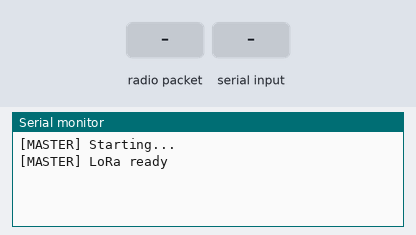
The sketch below on a simulated ESP32. Shown: the last lines printed to the serial monitor. The inputs (shaded band) are chosen by the test bench. No radio packets arrive unless stated.

Above: at 2.2 s.
2.3 s: radio packet "A1" arrives
At 3.5 s:
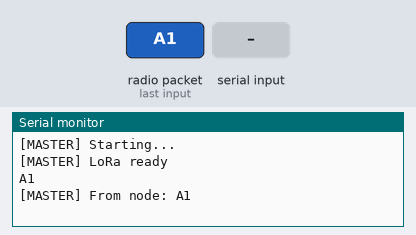
3.8 s: "A1\n" received over Serial
At 4.9 s:
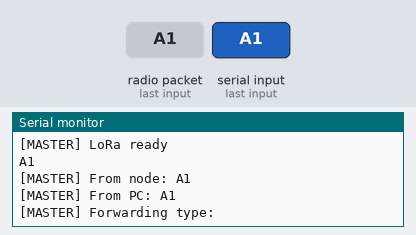
5.3 s: radio packet "1" arrives
At 6.0 s:
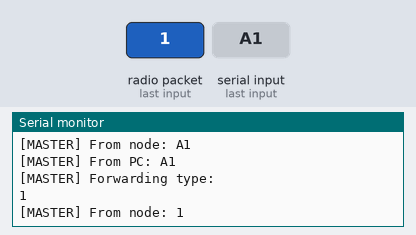
6.8 s: "1\n" received over Serial
At 7.2 s:
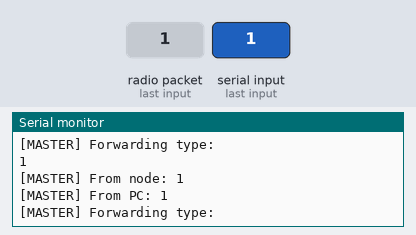

Measured:
- after the input at 2.3 s, the serial monitor: prints a new line at once (image 1)
- after the input at 3.8 s, the serial monitor: prints a new line at once (image 2)
- after the input at 5.3 s, the serial monitor: prints a new line at once (image 3)
- after the input at 6.8 s, the serial monitor: prints a new line at once (image 4)

The sketch:

master_heltec.ino
```cpp
/**
 * ============================================================
 *  MASTER_HELTEC - Nodo Maestro (Puente PC <-> Red LoRa)
 * ============================================================
 *  Este firmware corre en una tarjeta Heltec (ESP32 con radio
 *  LoRa integrada). Su función es actuar como PUENTE entre:
 *    - La PC / servidor (conectado por puerto serial/USB)
 *    - La red de nodos esclavos (comunicación inalámbrica LoRa)
 *
 *  Flujo de trabajo:
 *    1. Recibe comandos JSON desde la PC por el puerto serial.
 *    2. Reenvía esos comandos por radio LoRa a los nodos esclavos.
 *    3. Escucha la red LoRa y captura las respuestas (ACK)
 *       que envían los nodos, mostrándolas por serial a la PC.
 *
 *
 *  IMPORTANTE:
 *    - El JSON de cada respuesta recibida se imprime en UNA LÍNEA APARTE
 *      (en crudo) para que el servidor (SerialService) pueda hacerle
 *      JSON.parse y procesar el ACK correctamente.
 * ============================================================
 */

#include <Arduino.h>   // Funciones básicas del framework Arduino/ESP32
#include <SPI.h>       // Comunicación SPI para el módulo SX1276
#include <LoRa.h>      // Librería para comunicación por radio LoRa

// ------------------------------------------------------------------
// PINOUT HELTEC WIFI LoRa 32 (V2) - radio SX1276 integrada
// La librería LoRa usa por defecto VSPI (SCK=18, MISO=19, MOSI=23,
// SS=5), pero en la Heltec la radio está en otra asignación de pines.
// Es OBLIGATORIO configurar SPI y los pines antes de LoRa.begin().
// Si tu tarjeta es Heltec V3 (SX1262), este cableado NO aplica.
// ------------------------------------------------------------------
const int LORA_SCK  = 5;   // GPIO5  -> SCK
const int LORA_MISO = 19;  // GPIO19 -> MISO
const int LORA_MOSI = 27;  // GPIO27 -> MOSI
const int LORA_SS   = 18;  // GPIO18 -> NSS/CS
const int LORA_RST  = 14;  // GPIO14 -> RST
const int LORA_DIO0 = 26;  // GPIO26 -> DIO0

// Buffer global para acumular los caracteres que llegan por el puerto serial
// hasta que se reciba un salto de línea ('\n').
String incoming = "";

/**
 * Función auxiliar para extraer el valor de una clave en un mensaje JSON.
 * Solo funciona con valores de tipo string (entre comillas dobles).
 * Ejemplo: extractJsonValue("{\"nodeId\":\"A1\"}", "nodeId") -> "A1"
 *
 * @param msg Mensaje JSON en formato String.
 * @param key  Clave cuyo valor se desea obtener.
 * @return     El valor como String, o cadena vacía si no se encuentra.
 */
String extractJsonValue(String msg, String key) {
  // Construye el patrón de búsqueda: "clave":"
  String search = "\"" + key + "\":\"";
  int start = msg.indexOf(search);          // Busca la clave en el mensaje
  if (start < 0) return "";                 // Si no existe, devuelve vacío

  start += search.length();                 // Se posiciona después de la clave y las comillas
  int end = msg.indexOf('"', start);        // Busca la comilla de cierre del valor
  if (end < 0) return "";                   // Si no hay cierre, devuelve vacío

  return msg.substring(start, end);         // Extrae y devuelve el valor
}

/**
 * Configuración inicial del nodo maestro.
 * Se ejecuta una sola vez al encender o reiniciar la tarjeta.
 */
void setup() {
  // Inicia la comunicación serial con la PC a 115200 baudios
  Serial.begin(115200);
delay(1000);  // Pequeña espera para estabilizar la tarjeta

  Serial.println("[MASTER] Starting...");

  // >>> CLAVE: Configurar SPI y pines del SX1276 ANTES de LoRa.begin() <<<
  // Sin esto, la librería usa VSPI por defecto (SS=5) y el chip no se detecta.
  SPI.begin(LORA_SCK, LORA_MISO, LORA_MOSI, LORA_SS);
  LoRa.setPins(LORA_SS, LORA_RST, LORA_DIO0);

// Inicializa el módulo LoRa en la frecuencia de 915 MHz (banda para América)
  if (!LoRa.begin(915E6)) {
    Serial.println("[MASTER] LoRa init failed");
    Serial.println("[MASTER] Verifica cableado SPI y pines (SCK, MISO, MOSI, NSS, RST, DIO0).");
    while (1) {}  // Si falla, se detiene el programa en un bucle infinito
  }

  // Configuración de parámetros de radio (deben coincidir con los esclavos)
  LoRa.setSyncWord(0x12);            // Palabra de sincronización común a la red
  LoRa.setSpreadingFactor(7);        // Factor de dispersión (velocidad/alcance)
  LoRa.setSignalBandwidth(125E3);    // Ancho de banda de la señal (125 kHz)
  LoRa.setCodingRate4(5);            // Tasa de codificación de error (4/5)
  Serial.println("[MASTER] LoRa ready");
}

//
// LÍMITE APROXIMADO DE PAYLOAD PARA UN FRAME LoRa (SF7/BW125/CR4/5).
// El SX1276 tiene un FIFO de 256 bytes; el payload útil máximo es ~222.
// Si el mensaje supera este límite, se divide en fragmentos numerados.
//
#define LORA_MAX_PAYLOAD 222

/**
 * Envía un mensaje (payload) por radio LoRa a todos los nodos esclavos.
 * Al ser una red tipo broadcast, todos los esclavos reciben el mensaje,
 * pero cada uno decide si es para él según el contenido del mismo.
 *
 * Si el payload excede el límite de un frame LoRa, se divide en fragmentos
 * con el esquema: "CH:<total>:<idx>:<data>" y se envían en secuencia con
 * un pequeño retardo entre ellos. El esclavo los reensambla.
 *
 * @param payload Cadena de texto (JSON) a transmitir por LoRa.
 */
void forwardToNodes(String payload) {
  if (payload.length() <= LORA_MAX_PAYLOAD) {
    LoRa.beginPacket();
    LoRa.print(payload);
    LoRa.endPacket();
    return;
  }

  // ---- Segmentación / chunking ----
  int total = (payload.length() + LORA_MAX_PAYLOAD - 1) / LORA_MAX_PAYLOAD;
  for (int i = 0; i < total; i++) {
    String chunk = payload.substring(i * LORA_MAX_PAYLOAD,
                                     (i + 1) * LORA_MAX_PAYLOAD);
    String frame = "CH:" + String(total) + ":" + String(i) + ":" + chunk;

    LoRa.beginPacket();
    LoRa.print(frame);
    LoRa.endPacket();

    Serial.println("[MASTER] Fragmento " + String(i + 1) + "/" + String(total) +
                   " enviado (" + String(frame.length()) + " bytes)");
    delay(150);  // Espacio entre fragmentos para evitar colisiones
  }
}

/**
 * Bucle principal. Se ejecuta continuamente y atiende dos frentes:
 *   1. La entrada serial proveniente de la PC (comandos salientes).
 *   2. La entrada LoRa proveniente de los nodos (respuestas/ACK).
 */
void loop() {
  // ---- PARTE 1: Leer comandos enviados desde la PC ----
  while (Serial.available()) {
    char c = Serial.read();
    if (c == '\n') {                      // El comando termina con un salto de línea
      incoming.trim();                    // Elimina espacios o caracteres sobrantes
      if (incoming.length() > 0) {        // Solo procesa si el mensaje no está vacío
        Serial.println("[MASTER] From PC: " + incoming);

// Extrae el tipo de mensaje para registrarlo en consola
        // (por ejemplo: PING, FEED_NOW, SET_DIET, FEEDING_PROGRAM,
        //  o "FP" en el formato compacto con clave "t").
        String msgType = "";
        if (incoming.indexOf("\"type\":\"") >= 0) {
          int start = incoming.indexOf("\"type\":\"") + 8;  // Avanza tras "type":"
          int end = incoming.indexOf('"', start);           // Busca la comilla de cierre
          if (end > start) {
            msgType = incoming.substring(start, end);
          }
        } else if (incoming.indexOf("\"t\":\"") >= 0) {
          // Formato compacto: usa la clave "t" (ej: "FP").
          int start = incoming.indexOf("\"t\":\"") + 5;     // Avanza tras "t":"
          int end = incoming.indexOf('"', start);           // Busca la comilla de cierre
          if (end > start) {
            msgType = incoming.substring(start, end);
          }
        }

        Serial.println("[MASTER] Forwarding type: " + msgType);
        forwardToNodes(incoming);         // Reenvía el mensaje por LoRa a los nodos
      }
      incoming = "";                      // Reinicia el buffer para el siguiente comando
    } else {
      incoming += c;                      // Acumula caracteres hasta el salto de línea
    }
  }

  // ---- PARTE 2: Escuchar respuestas (ACK) de los nodos esclavos ----
  int packetSize = LoRa.parsePacket();    // Verifica si llegó un paquete LoRa
  if (packetSize) {
    String msg = "";
    while (LoRa.available()) {
      msg += (char)LoRa.read();           // Lee todos los bytes del paquete recibido
    }

    msg.trim();

    // >>> CRUCIAL: Imprime el JSON EN CRUDO en una línea aparte <<<
    // El servidor (SerialService.js) separa líneas por '\n' e intenta
    // JSON.parse en cada una. Si solo imprimiéramos el mensaje con el
    // prefijo "[MASTER] From node: ", el servidor no podría parsearlo.
    Serial.println(msg);

    // Mensaje legible para depuración en la consola serial
    Serial.println("[MASTER] From node: " + msg);

    // Extrae el ID del nodo y el estado del ACK para mostrarlos de forma legible
    String nodeId = extractJsonValue(msg, "nodeId");
    String status = extractJsonValue(msg, "status");
    if (nodeId.length() > 0 || status.length() > 0) {
      Serial.println("[MASTER] ACK received from " + nodeId + " -> " + status);
    }
  }
}
```
